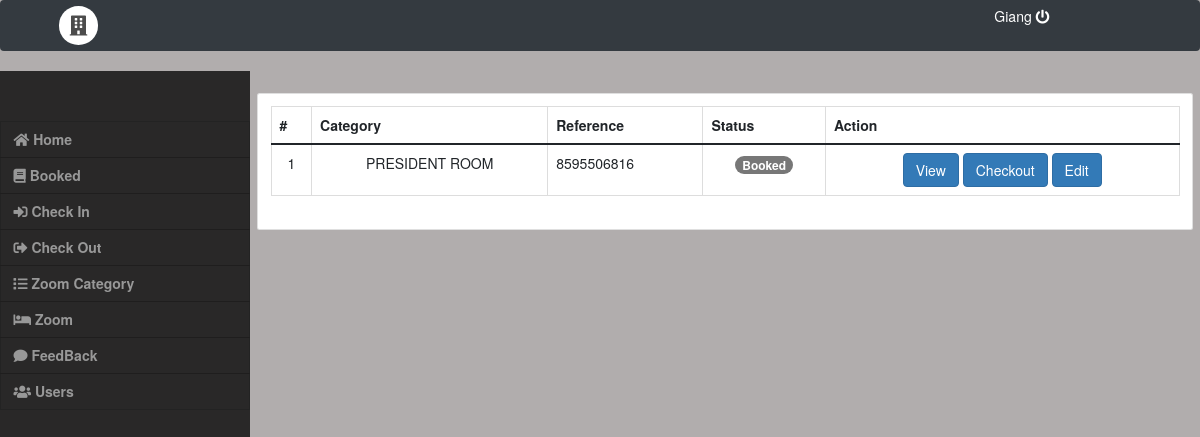
/admin/admin.php?page=booked, run on an earlier commit of the app's database.
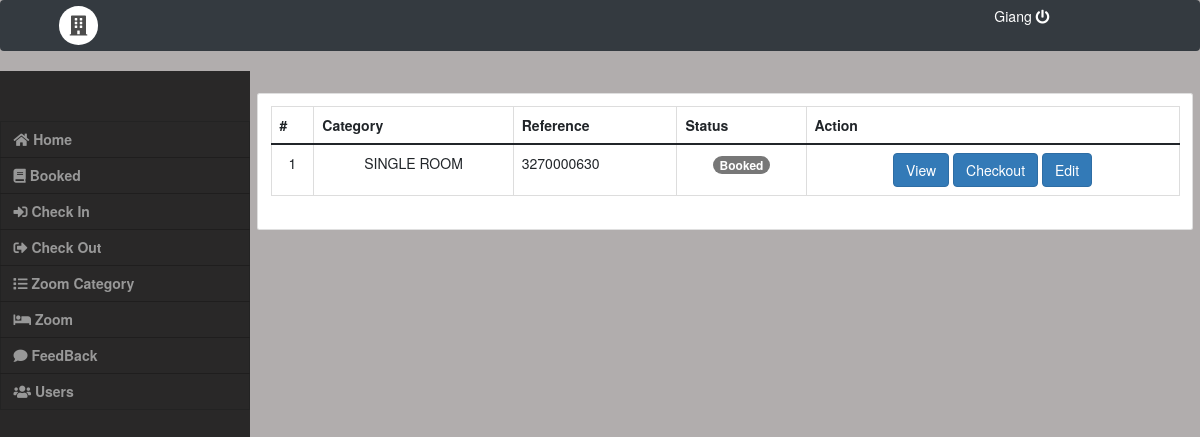
And on a later commit of the database.
### tables this page shows
CREATE TABLE `checked` (
  `id` int(255) NOT NULL,
  `ref_no` varchar(255) NOT NULL,
  `room_id` int(255) NOT NULL,
  `name` text NOT NULL,
  `contact_no` varchar(255) NOT NULL,
  `date_in` datetime NOT NULL,
  `date_out` datetime NOT NULL,
  `status` tinyint(1) NOT NULL DEFAULT 0 COMMENT '0 =pending,\r\n1 = check in,\r\n2 = check out',
  `date_update` datetime NOT NULL DEFAULT current_timestamp()
);

### admin/lib_db.php (called while the page is built, shortened)
<?php
global $link;
function select_list($sql){
	return exec_select($sql);
}
function exec_select($sql){
	global $link;
	$ret = isset($ret) ? $ret : array();
	$res = $link->query($sql);
	$err = mysqli_error($link);
	if ($res ){
		while( $row = $res->fetch_array(MYSQLI_ASSOC) )
		{
			$ret[]= $row ;
		}
	}
	return $ret;
}

### admin/booked.php (the view, shortened to what this page needs)
<?php
     include("lib_db.php");
     $sql = "SELECT * FROM room_category ";
     $datas = select_list($sql);
     foreach($datas as $data){
        $name[$data["id"]] = $data["name"];
     };
?>
<div class="card">
    <div class="card-body">
        <table class="table table-bordered table-hover">
            <thead>
                <tr>
                    <th>#</th>
                    <th>Category</th>
                    <th>Reference</th>
                    <th>Status</th>
                    <th>Action</th>
                </tr>
            </thead>
            <tbody>
                <?php
                    $sql = "SELECT * FROM checked where status = 0 order by status desc, id asc ";
                    $datas = select_list($sql);
 					$i = 1;
                    foreach($datas as $data){
                ?>
                <tr>
                    <td class="text-center"><?php echo $i++ ?></td>
                    <td class="text-center"><?php echo $name[$data["room_id"]]?></td>
                    <td class=""><?php echo $data['ref_no'] ?></td>
                    <td class="text-center"><span class="badge badge-warning">Booked</span></td>
                    <td class="text-center">
                        <button class="btn btn-primary check_out" type="button" data-toggle="modal" data-target="#modal"
                            data-id="<?php echo $data['id'] ?>">View</button>
                        <a href="checkout_booking.php?id=<?php echo $data['id']?>"><button type="button"
                                class="btn btn-primary" id="checkout">Checkout</button></a>
                        <button type="button" class="btn btn-primary" id="edit_checkin" data-toggle="modal"
                            data-target="#modal_edit" data-id="<?php echo $data['id'] ?>"
                            data-name="<?php echo $data['name'] ?>" data-contact="<?php echo $data['contact_no'] ?>"
                            data-datein="<?php echo $data['date_in'] ?>"
                            data-dateout="<?php echo $data['date_out'] ?>">Edit</button>
                    </td>
                </tr>
                <?php };?>
            </tbody>
        </table>
    </div>
</div>

What changed in the data, as far as the page shows it:
no longer on this page (row edited): checked: room "PRESIDENT ROOM", ref_no "8595506816"
added checked: room "SINGLE ROOM", ref_no "3270000630"
